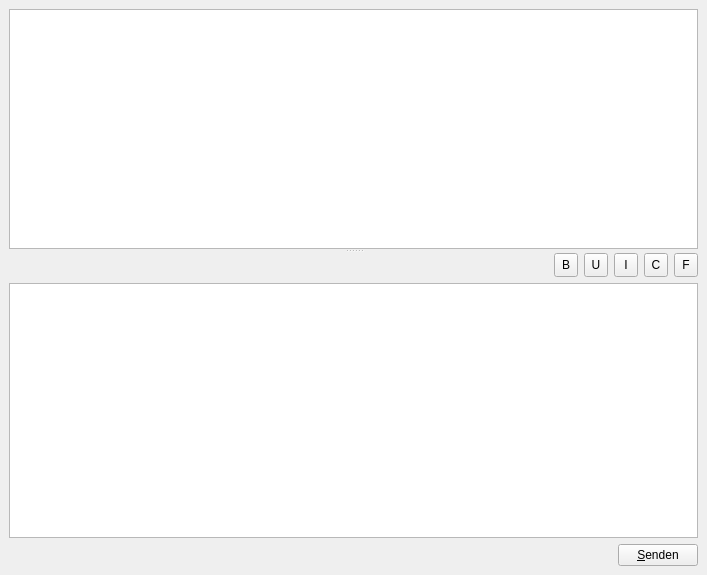
<ui version="4.0" >
 <class>form_chatwidget</class>
 <widget class="QWidget" name="form_chatwidget" >
  <property name="geometry" >
   <rect>
    <x>0</x>
    <y>0</y>
    <width>707</width>
    <height>575</height>
   </rect>
  </property>
  <property name="windowTitle" >
   <string>User Chat</string>
  </property>
  <layout class="QGridLayout" >
   <property name="margin" >
    <number>9</number>
   </property>
   <property name="spacing" >
    <number>6</number>
   </property>
   <item row="0" column="0" >
    <widget class="QSplitter" name="splitter" >
     <property name="sizePolicy" >
      <sizepolicy vsizetype="Expanding" hsizetype="Expanding" >
       <horstretch>0</horstretch>
       <verstretch>0</verstretch>
      </sizepolicy>
     </property>
     <property name="autoFillBackground" >
      <bool>false</bool>
     </property>
     <property name="orientation" >
      <enum>Qt::Vertical</enum>
     </property>
     <widget class="QTextBrowser" name="chat" >
      <property name="openExternalLinks" >
       <bool>true</bool>
      </property>
     </widget>
     <widget class="QWidget" name="verticalLayout" >
      <layout class="QVBoxLayout" >
       <property name="spacing" >
        <number>6</number>
       </property>
       <property name="margin" >
        <number>0</number>
       </property>
       <item>
        <layout class="QHBoxLayout" >
         <property name="spacing" >
          <number>6</number>
         </property>
         <property name="margin" >
          <number>0</number>
         </property>
         <item>
          <spacer>
           <property name="orientation" >
            <enum>Qt::Horizontal</enum>
           </property>
           <property name="sizeHint" stdset="0" >
            <size>
             <width>40</width>
             <height>20</height>
            </size>
           </property>
          </spacer>
         </item>
         <item>
          <widget class="QToolButton" name="txtBold" >
           <property name="enabled" >
            <bool>true</bool>
           </property>
           <property name="minimumSize" >
            <size>
             <width>24</width>
             <height>24</height>
            </size>
           </property>
           <property name="text" >
            <string>B</string>
           </property>
           <property name="icon" >
            <iconset>
             <normaloff/>
            </iconset>
           </property>
           <property name="iconSize" >
            <size>
             <width>24</width>
             <height>24</height>
            </size>
           </property>
           <property name="checkable" >
            <bool>true</bool>
           </property>
           <property name="autoRaise" >
            <bool>false</bool>
           </property>
          </widget>
         </item>
         <item>
          <widget class="QToolButton" name="txtUnder" >
           <property name="enabled" >
            <bool>true</bool>
           </property>
           <property name="minimumSize" >
            <size>
             <width>24</width>
             <height>24</height>
            </size>
           </property>
           <property name="text" >
            <string>U</string>
           </property>
           <property name="icon" >
            <iconset>
             <normaloff/>
            </iconset>
           </property>
           <property name="iconSize" >
            <size>
             <width>24</width>
             <height>24</height>
            </size>
           </property>
           <property name="checkable" >
            <bool>true</bool>
           </property>
          </widget>
         </item>
         <item>
          <widget class="QToolButton" name="txtItalic" >
           <property name="enabled" >
            <bool>true</bool>
           </property>
           <property name="minimumSize" >
            <size>
             <width>24</width>
             <height>24</height>
            </size>
           </property>
           <property name="text" >
            <string>I</string>
           </property>
           <property name="icon" >
            <iconset>
             <normaloff/>
            </iconset>
           </property>
           <property name="iconSize" >
            <size>
             <width>24</width>
             <height>24</height>
            </size>
           </property>
           <property name="checkable" >
            <bool>true</bool>
           </property>
          </widget>
         </item>
         <item>
          <widget class="QToolButton" name="txtColor" >
           <property name="enabled" >
            <bool>true</bool>
           </property>
           <property name="minimumSize" >
            <size>
             <width>24</width>
             <height>24</height>
            </size>
           </property>
           <property name="text" >
            <string>C</string>
           </property>
           <property name="icon" >
            <iconset>
             <normaloff/>
            </iconset>
           </property>
           <property name="iconSize" >
            <size>
             <width>24</width>
             <height>24</height>
            </size>
           </property>
          </widget>
         </item>
         <item>
          <widget class="QToolButton" name="txtFont" >
           <property name="minimumSize" >
            <size>
             <width>24</width>
             <height>24</height>
            </size>
           </property>
           <property name="maximumSize" >
            <size>
             <width>24</width>
             <height>24</height>
            </size>
           </property>
           <property name="text" >
            <string>F</string>
           </property>
          </widget>
         </item>
        </layout>
       </item>
       <item>
        <layout class="QHBoxLayout" >
         <property name="spacing" >
          <number>6</number>
         </property>
         <property name="margin" >
          <number>0</number>
         </property>
         <item>
          <widget class="QTextEdit" name="message" />
         </item>
        </layout>
       </item>
       <item>
        <layout class="QHBoxLayout" >
         <property name="spacing" >
          <number>6</number>
         </property>
         <property name="margin" >
          <number>0</number>
         </property>
         <item>
          <spacer>
           <property name="orientation" >
            <enum>Qt::Horizontal</enum>
           </property>
           <property name="sizeHint" stdset="0" >
            <size>
             <width>40</width>
             <height>20</height>
            </size>
           </property>
          </spacer>
         </item>
         <item>
          <widget class="QPushButton" name="send" >
           <property name="text" >
            <string>&amp;Senden</string>
           </property>
          </widget>
         </item>
        </layout>
       </item>
      </layout>
     </widget>
    </widget>
   </item>
  </layout>
 </widget>
 <resources>
  <include location="../../../temp/client.qrc" />
 </resources>
 <connections>
  <connection>
   <sender>txtItalic</sender>
   <signal>clicked(bool)</signal>
   <receiver>message</receiver>
   <slot>setFontItalic(bool)</slot>
   <hints>
    <hint type="sourcelabel" >
     <x>644</x>
     <y>258</y>
    </hint>
    <hint type="destinationlabel" >
     <x>348</x>
     <y>401</y>
    </hint>
   </hints>
  </connection>
  <connection>
   <sender>txtUnder</sender>
   <signal>clicked(bool)</signal>
   <receiver>message</receiver>
   <slot>setFontUnderline(bool)</slot>
   <hints>
    <hint type="sourcelabel" >
     <x>614</x>
     <y>258</y>
    </hint>
    <hint type="destinationlabel" >
     <x>348</x>
     <y>401</y>
    </hint>
   </hints>
  </connection>
 </connections>
</ui>
